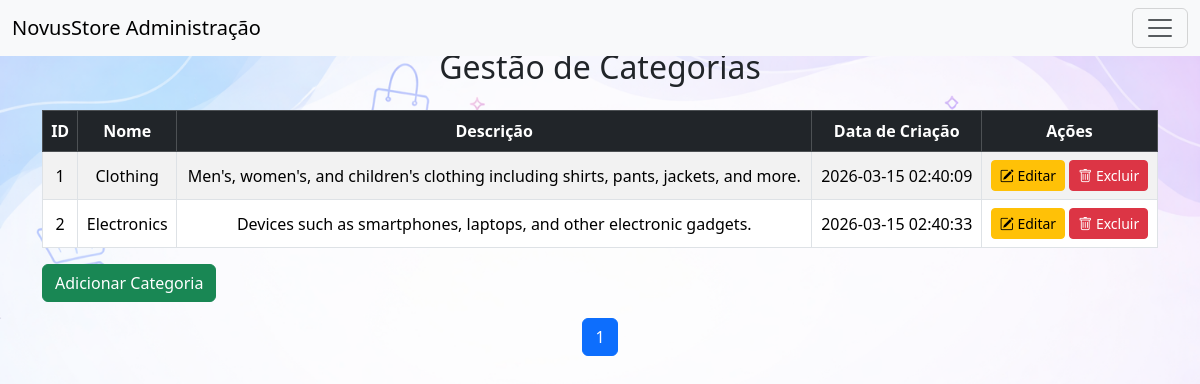
The app's page /Admin/CategoryManagement/categories_management.php (signed in), older data.
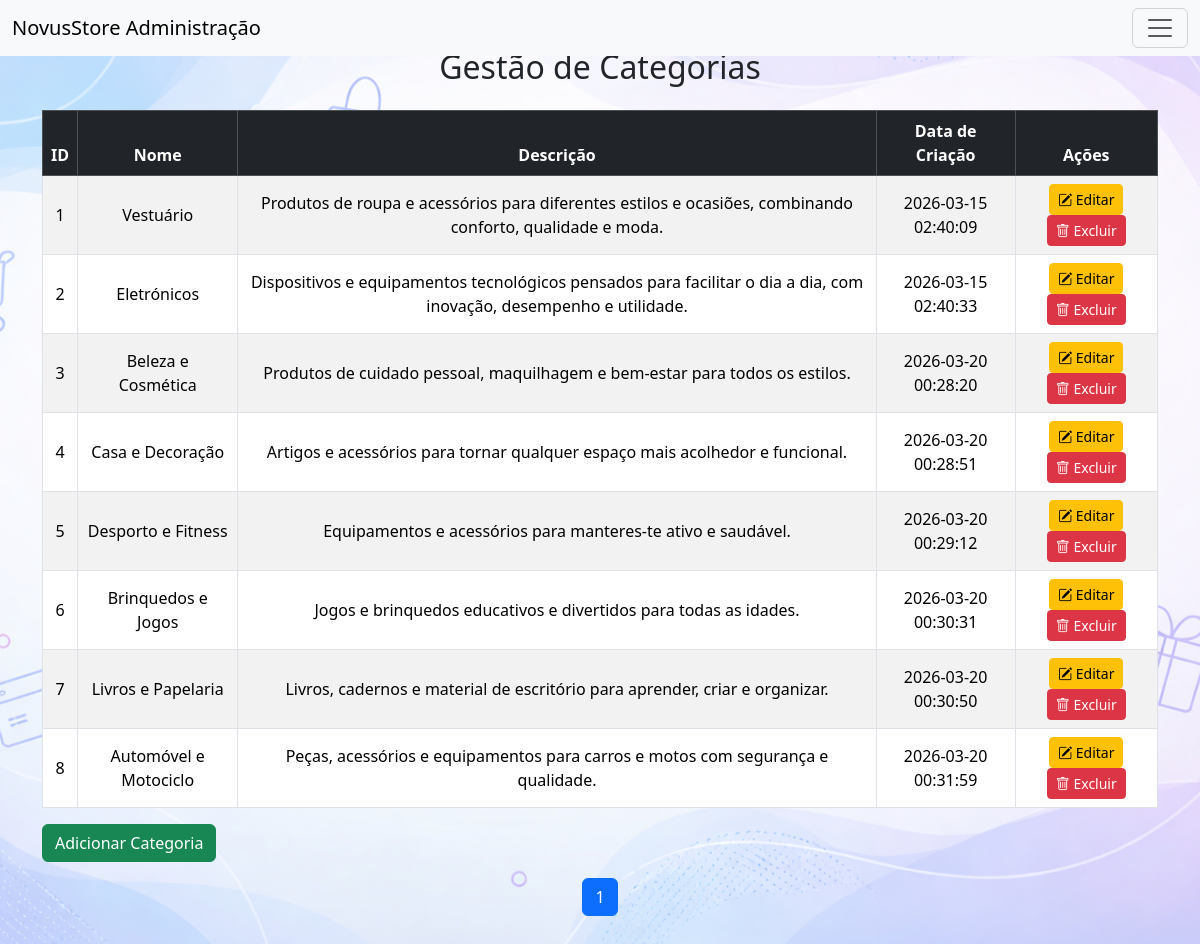
The same page, newer data.
### tables this page shows
CREATE TABLE `categories` (
  `ID` int(11) NOT NULL,
  `Name` varchar(100) NOT NULL,
  `Description` text DEFAULT NULL,
  `Created_At` datetime DEFAULT current_timestamp(),
  `Icon` varchar(64) NOT NULL DEFAULT 'bi-list-ul'
);

### Admin/CategoryManagement/categories_management.php (the view, shortened to what this page needs)
<?php
  include '../../Connection/connection.php';
	$limit = 10;
	$page = isset($_GET['page']) ? intval($_GET['page']) : 1;
	$offset = ($page - 1) * $limit;
	$count_sql = "SELECT COUNT(*) AS total FROM categories";
	$count_result = $connection->query($count_sql);
	$count_row = $count_result->fetch_assoc();
	$total_categories = $count_row['total'];
	$total_pages = ceil($total_categories / $limit);
	$sql = "SELECT * FROM categories ORDER BY ID LIMIT $limit OFFSET $offset";
	$result = $connection->query($sql);
?>
<!DOCTYPE html>
<html lang="en">
	<head>
		<link href="https://cdn.jsdelivr.net/npm/bootstrap@5.3.8/dist/css/bootstrap.min.css" rel="stylesheet">    <link href="https://cdn.jsdelivr.net/npm/bootstrap-icons@1.10.5/font/bootstrap-icons.css" rel="stylesheet">		<link rel="icon" type="image/x-icon" href="../../Images/logoo.png">
	</head>
	<body>
		<nav class="navbar bg-body-tertiary fixed-top">
			<div class="container-fluid">
				<a class="navbar-brand" href="#">NovusStore Administração</a>
				<button class="navbar-toggler" type="button" data-bs-toggle="offcanvas" data-bs-target="#offcanvasNavbar" aria-controls="offcanvasNavbar" aria-label="Toggle navigation">
					<span class="navbar-toggler-icon"></span>
				</button>
			</div>
		</nav>
		<main class="container my-5">
			<h2 class="mb-4 text-center">Gestão de Categorias</h2>
			<div class="table-responsive">
				<table class="table table-striped table-bordered align-middle">
					<thead class="table-dark text-center">
						<tr>
							<th>ID</th>
							<th>Nome</th>
							<th>Descrição</th>
							<th>Data de Criação</th>
							<th>Ações</th>
						</tr>
					</thead>
					<tbody>
						<?php if ($result->num_rows > 0): ?>
							<?php while ($category = $result->fetch_assoc()): ?>
								<tr>
									<td class="text-center"><?= htmlspecialchars($category['ID']) ?></td>
									<td class="text-center"><?= htmlspecialchars($category['Name']) ?></td>
									<td class="text-center"><?= htmlspecialchars($category['Description']) ?></td>
									<td class="text-center"><?= htmlspecialchars($category['Created_At']) ?></td>
									<td class="text-center">
										<a href="edit_category.php?id=<?php echo $category['ID']; ?>" class="btn btn-warning btn-sm"><i class="bi bi-pencil-square"></i> Editar</a>
										<a href="delete_category.php?id=<?php echo $category['ID']; ?>" class="btn btn-danger btn-sm" onclick="return confirm('Tens a certeza que queres excluir esta categoria?');"><i class="bi bi-trash"></i> Excluir</a>
									</td>
								</tr>
							<?php endwhile; ?>
						<?php else: ?>
							<tr>
								<td colspan="5" class="text-center">Sem categorias encontradas.</td>
							</tr>
						<?php endif; ?>
					</tbody>
				</table>
			</div>
			<a href="add_category.php" class="btn btn-success mb-3">Adicionar Categoria</a>
			<nav>
				<ul class="pagination justify-content-center">
					<?php for ($i = 1; $i <= $total_pages; $i++): ?>
						<li class="page-item <?= ($i == $page) ? 'active' : '' ?>">
							<a class="page-link" href="?page=<?= $i ?>"><?= $i ?></a>
						</li>
					<?php endfor; ?>
				</ul>
			</nav>
		</main>
	</body>
</html>

### Admin/CategoryManagement/categories_management.php (style rules this page uses)
body { background: url('../../Images/main_bg.png') no-repeat center center fixed; background-size: cover; }

Row changes from the older to the newer data that the page shows:
changed categories id 1: Name "Clothing" → "Vestuário"; Description "Men's, women's, and children's clothing including shirts, pants, jackets, and more." → "Produtos de roupa e acessórios para diferentes estilos e ocasiões, combinando conforto, qualidade e moda."
changed categories id 2: Name "Electronics" → "Eletrónicos"; Description "Devices such as smartphones, laptops, and other electronic gadgets." → "Dispositivos e equipamentos tecnológicos pensados para facilitar o dia a dia, com inovação, desempenho e utilidade."
added categories: ID "3", Name "Beleza e Cosmética", Description "Produtos de cuidado pessoal, maquilhagem e bem-estar para todos os estilos.", Created_At "2026-03-20 00:28:20"
added categories: ID "4", Name "Casa e Decoração", Description "Artigos e acessórios para tornar qualquer espaço mais acolhedor e funcional.", Created_At "2026-03-20 00:28:51"
added categories: ID "5", Name "Desporto e Fitness", Description "Equipamentos e acessórios para manteres-te ativo e saudável.", Created_At "2026-03-20 00:29:12"
added categories: ID "6", Name "Brinquedos e Jogos", Description "Jogos e brinquedos educativos e divertidos para todas as idades.", Created_At "2026-03-20 00:30:31"
added categories: ID "7", Name "Livros e Papelaria", Description "Livros, cadernos e material de escritório para aprender, criar e organizar.", Created_At "2026-03-20 00:30:50"
added categories: ID "8", Name "Automóvel e Motociclo", Description "Peças, acessórios e equipamentos para carros e motos com segurança e qualidade.", Created_At "2026-03-20 00:31:59"
